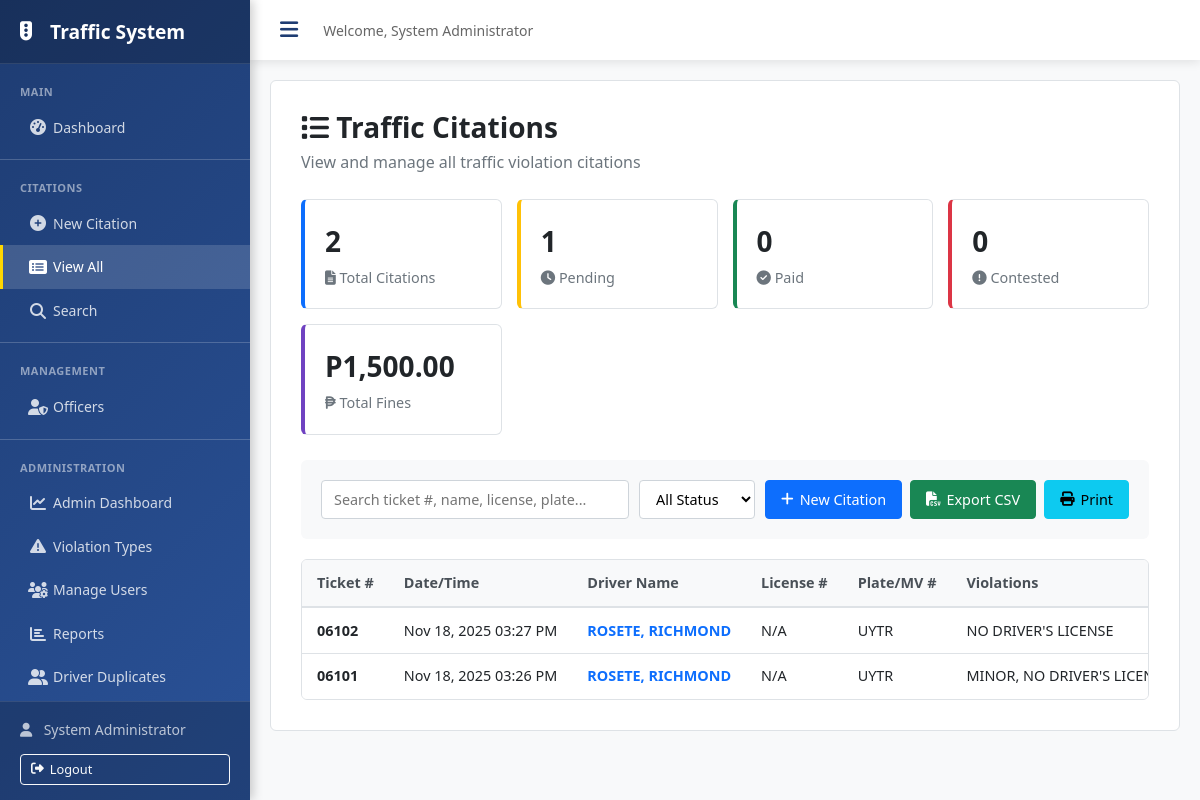
The app's page /public/citations.php (signed in) with its own data.
### tables this page shows
CREATE TABLE `citations` (
  `citation_id` int(11) NOT NULL AUTO_INCREMENT,
  `ticket_number` varchar(50) NOT NULL,
  `driver_id` int(11) DEFAULT NULL,
  `last_name` varchar(100) NOT NULL,
  `first_name` varchar(100) NOT NULL,
  `middle_initial` varchar(10) DEFAULT NULL,
  `suffix` varchar(20) DEFAULT NULL,
  `date_of_birth` date DEFAULT NULL,
  `age` int(11) DEFAULT NULL,
  `zone` varchar(50) DEFAULT NULL,
  `barangay` varchar(100) NOT NULL,
  `municipality` varchar(100) NOT NULL DEFAULT 'Baggao',
  `province` varchar(100) NOT NULL DEFAULT 'Cagayan',
  `license_number` varchar(50) DEFAULT NULL,
  `license_type` varchar(50) DEFAULT NULL,
  `plate_mv_engine_chassis_no` varchar(100) NOT NULL,
  `vehicle_description` text DEFAULT NULL,
  `apprehension_datetime` datetime NOT NULL,
  `place_of_apprehension` varchar(255) NOT NULL,
  `apprehension_officer` varchar(255) NOT NULL,
  `remarks` text DEFAULT NULL,
  `status` enum('pending','paid','contested','dismissed','void') NOT NULL DEFAULT 'pending',
  `payment_date` datetime DEFAULT NULL,
  `total_fine` decimal(10,2) DEFAULT 0.00,
  `created_at` datetime NOT NULL DEFAULT current_timestamp(),
  `updated_at` datetime DEFAULT NULL ON UPDATE current_timestamp(),
  `created_by` int(11) DEFAULT NULL,
  PRIMARY KEY (`citation_id`),
  UNIQUE KEY `ticket_number` (`ticket_number`),
  KEY `created_by` (`created_by`),
  KEY `idx_ticket` (`ticket_number`),
  KEY `idx_driver` (`driver_id`),
  KEY `idx_datetime` (`apprehension_datetime`),
  KEY `idx_status` (`status`),
  KEY `idx_created` (`created_at`),
  KEY `idx_date_status` (`apprehension_datetime`,`status`),
  CONSTRAINT `citations_ibfk_1` FOREIGN KEY (`driver_id`) REFERENCES `drivers` (`driver_id`) ON DELETE SET NULL,
  CONSTRAINT `citations_ibfk_2` FOREIGN KEY (`created_by`) REFERENCES `users` (`user_id`) ON DELETE SET NULL
);

### includes/config.php (called while the page is built, shortened)
<?php
function getPDO() {
    static $pdo = null;
    if ($pdo === null) {
        try {
            $dsn = "mysql:host=" . DB_HOST . ";dbname=" . DB_NAME . ";charset=" . DB_CHARSET;
            $pdo = new PDO($dsn, DB_USER, DB_PASS, [
                PDO::ATTR_ERRMODE => PDO::ERRMODE_EXCEPTION,
                PDO::ATTR_DEFAULT_FETCH_MODE => PDO::FETCH_ASSOC,
                PDO::ATTR_EMULATE_PREPARES => false,
                PDO::MYSQL_ATTR_INIT_COMMAND => "SET NAMES utf8mb4 COLLATE utf8mb4_unicode_ci"
            ]);
        } catch (PDOException $e) {
            error_log("Database connection failed: " . $e->getMessage());
            return null;
        }
    }
    return $pdo;
}
?>

### services/CitationService.php (called while the page is built, shortened)
<?php
class CitationService {
    private $conn;
    public function __construct($pdo = null) {
        if ($pdo === null) {
            $this->conn = new PDO(
                "mysql:host=" . DB_HOST . ";dbname=" . DB_NAME,
                DB_USER,
                DB_PASS
            );
            $this->conn->setAttribute(PDO::ATTR_ERRMODE, PDO::ERRMODE_EXCEPTION);
        } else {
            $this->conn = $pdo;
        }
    }
    public function getStatistics() {
        $stats = [
            'total' => 0,
            'pending' => 0,
            'paid' => 0,
            'contested' => 0,
            'total_fines' => 0
        ];
        try {
            $stmt = $this->conn->query("SELECT COUNT(*) as count FROM citations");
            $stats['total'] = $stmt->fetch(PDO::FETCH_ASSOC)['count'] ?? 0;
            $stmt = $this->conn->query("SELECT COUNT(*) as count FROM citations WHERE status = 'pending'");
            $stats['pending'] = $stmt->fetch(PDO::FETCH_ASSOC)['count'] ?? 0;
            $stmt = $this->conn->query("SELECT COUNT(*) as count FROM citations WHERE status = 'paid'");
            $stats['paid'] = $stmt->fetch(PDO::FETCH_ASSOC)['count'] ?? 0;
            $stmt = $this->conn->query("SELECT COUNT(*) as count FROM citations WHERE status = 'contested'");
            $stats['contested'] = $stmt->fetch(PDO::FETCH_ASSOC)['count'] ?? 0;
            $stmt = $this->conn->query("SELECT SUM(total_fine) as total FROM citations");
            $stats['total_fines'] = $stmt->fetch(PDO::FETCH_ASSOC)['total'] ?? 0;
        } catch (PDOException $e) {
            error_log("Error fetching statistics: " . $e->getMessage());
        }
        return $stats;
    }
    public function getCitations($page = 1, $per_page = 15, $search = '', $status_filter = '') {
        $offset = ($page - 1) * $per_page;
        $where_clauses = [];
        $params = [];
        $where_sql = !empty($where_clauses) ? "WHERE " . implode(" AND ", $where_clauses) : "";
        try {
            $sql = "SELECT c.*,
                    GROUP_CONCAT(DISTINCT vt.violation_type SEPARATOR ', ') as violations,
                    cv.vehicle_type
                    FROM citations c
                    LEFT JOIN violations v ON c.citation_id = v.citation_id
                    LEFT JOIN violation_types vt ON v.violation_type_id = vt.violation_type_id
                    LEFT JOIN citation_vehicles cv ON c.citation_id = cv.citation_id
                    $where_sql
                    GROUP BY c.citation_id
                    ORDER BY c.created_at DESC
                    LIMIT $per_page OFFSET $offset";
            $stmt = $this->conn->prepare($sql);
            $stmt->execute($params);
            return $stmt->fetchAll(PDO::FETCH_ASSOC);
        } catch (PDOException $e) {
            error_log("Error fetching citations: " . $e->getMessage());
            return [];
        }
    }
    public function closeConnection() {
        $this->conn = null;
    }
}

### templates/citations-list-content.php (the view, shortened to what this page needs)
<div class="main-card">
    <div class="page-header">
        <h1 class="page-title"><i class="fas fa-list"></i> Traffic Citations</h1>
        <p class="page-subtitle">View and manage all traffic violation citations</p>
    </div>
    <div class="stats-grid">
        <div class="stat-card blue">
            <div class="stat-number"><?php echo number_format($stats['total']); ?></div>
            <div class="stat-label"><i class="fas fa-file-alt"></i> Total Citations</div>
        </div>
        <div class="stat-card yellow">
            <div class="stat-number"><?php echo number_format($stats['pending']); ?></div>
            <div class="stat-label"><i class="fas fa-clock"></i> Pending</div>
        </div>
        <div class="stat-card green">
            <div class="stat-number"><?php echo number_format($stats['paid']); ?></div>
            <div class="stat-label"><i class="fas fa-check-circle"></i> Paid</div>
        </div>
        <div class="stat-card red">
            <div class="stat-number"><?php echo number_format($stats['contested']); ?></div>
            <div class="stat-label"><i class="fas fa-exclamation-circle"></i> Contested</div>
        </div>
        <div class="stat-card purple">
            <div class="stat-number">P<?php echo number_format($stats['total_fines'], 2); ?></div>
            <div class="stat-label"><i class="fas fa-peso-sign"></i> Total Fines</div>
        </div>
    </div>
    <div class="action-section">
        <div class="search-box">
            <form method="GET" action="" id="searchForm">
                <input type="text" name="search" placeholder="Search ticket #, name, license, plate..."
                       value="<?php echo htmlspecialchars($search); ?>">
            </form>
        </div>
        <div class="filter-box">
            <select name="status" id="statusFilter" onchange="filterByStatus(this.value)">
                <option value="">All Status</option>
            </select>
        </div>
        <div class="action-buttons">
            <a href="index2.php" class="btn btn-primary">
                <i class="fas fa-plus"></i> New Citation
            </a>
            <button type="button" class="btn btn-success" onclick="exportCSV()">
                <i class="fas fa-file-csv"></i> Export CSV
            </button>
            <button type="button" class="btn btn-info" onclick="window.print()">
                <i class="fas fa-print"></i> Print
            </button>
        </div>
    </div>
    <div class="table-container">
        <?php if (empty($citations)): ?>
            <div class="empty-state">
                <i class="fas fa-folder-open"></i>
                <h5>No citations found</h5>
                <p>No records match your search criteria.</p>
                <a href="index2.php" class="btn btn-primary mt-3">
                    <i class="fas fa-plus"></i> Create First Citation
                </a>
            </div>
        <?php else: ?>
            <table>
                <thead>
                    <tr>
                        <th>Ticket #</th>
                        <th>Date/Time</th>
                        <th>Driver Name</th>
                        <th>License #</th>
                        <th>Plate/MV #</th>
                        <th>Violations</th>
                    </tr>
                </thead>
                <tbody>
                    <?php foreach ($citations as $citation): ?>
                        <tr>
                            <td><strong><?php echo htmlspecialchars($citation['ticket_number']); ?></strong></td>
                            <td><?php echo date('M d, Y h:i A', strtotime($citation['apprehension_datetime'])); ?></td>
                            <td>
                                <a href="#" class="text-decoration-none text-primary fw-bold" onclick="quickInfo(<?php echo $citation['citation_id']; ?>); return false;" title="Click for quick info">
                                <?php
                                $name = $citation['last_name'] . ', ' . $citation['first_name'];
                                echo htmlspecialchars($name);
                                ?>
                                </a>
                            </td>
                            <td><?php echo htmlspecialchars($citation['license_number'] ?: 'N/A'); ?></td>
                            <td><?php echo htmlspecialchars($citation['plate_mv_engine_chassis_no']); ?></td>
                            <td>
                                <?php
                                $violations = $citation['violations'] ?? 'N/A';
                                echo htmlspecialchars($violations);
                                ?>
                            </td>
                        </tr>
                    <?php endforeach; ?>
                </tbody>
            </table>
        <?php endif; ?>
    </div>
</div>

### assets/css/citation-list.css (style rules this page uses)
* { margin: 0; padding: 0; box-sizing: border-box; }
body { font-family: 'Segoe UI', Tahoma, Geneva, Verdana, sans-serif; background: #f5f5f5; color: #212529; font-size: 16px; line-height: 1.5; }
.main-card { background: #ffffff; border-radius: 6px; padding: clamp(20px, 4vw, 30px); border: 1px solid #dee2e6; }
.page-header { margin-bottom: 25px; }
.page-title { font-size: clamp(1.5rem, 4vw, 1.75rem); font-weight: 600; color: #212529; margin-bottom: 5px; }
.page-subtitle { font-size: clamp(0.95rem, 2.5vw, 1rem); color: #6c757d; }
.stats-grid { display: grid; grid-template-columns: repeat(auto-fit, minmax(180px, 1fr)); gap: 15px; margin-bottom: 25px; }
.stat-card { background: #ffffff; border: 1px solid #dee2e6; border-radius: 6px; padding: clamp(15px, 3vw, 20px); border-left: 4px solid; transition: box-shadow 0.2s; }
.stat-card.blue { border-left-color: #0d6efd; }
.stat-card.yellow { border-left-color: #ffc107; }
.stat-card.green { border-left-color: #198754; }
.stat-card.red { border-left-color: #dc3545; }
.stat-card.purple { border-left-color: #6f42c1; }
.stat-number { font-size: clamp(1.5rem, 4vw, 1.75rem); font-weight: 600; color: #212529; margin-bottom: 5px; }
.stat-label { font-size: clamp(0.85rem, 2.3vw, 0.9rem); color: #6c757d; }
.action-section { background: #f8f9fa; border-radius: 6px; padding: clamp(15px, 3vw, 20px); margin-bottom: 20px; display: flex; flex-wrap: wrap; gap: 10px; align-items: center; justify-content: space-between; }
.search-box { flex: 1; min-width: 250px; max-width: 400px; }
.search-box input { width: 100%; padding: 8px 12px; border: 1px solid #ced4da; border-radius: 4px; font-size: clamp(0.85rem, 2.3vw, 0.9rem); }
.filter-box select { padding: 8px 12px; border: 1px solid #ced4da; border-radius: 4px; font-size: clamp(0.85rem, 2.3vw, 0.9rem); background: white; }
.action-buttons { display: flex; gap: 8px; flex-wrap: wrap; }
.btn { padding: 8px 15px; border-radius: 4px; font-size: clamp(0.85rem, 2.3vw, 0.9rem); font-weight: 500; border: 1px solid; transition: all 0.2s; text-decoration: none; display: inline-flex; align-items: center; gap: 6px; }
.btn-primary { background: #0d6efd; border-color: #0d6efd; color: white; }
.btn-success { background: #198754; border-color: #198754; color: white; }
.btn-info { background: #0dcaf0; border-color: #0dcaf0; color: #000; }
.table-container { border: 1px solid #dee2e6; border-radius: 6px; overflow-x: auto; background: white; }
table { width: 100%; border-collapse: collapse; }
thead { background: #f8f9fa; }
th { padding: 12px 15px; text-align: left; font-weight: 600; font-size: clamp(0.875rem, 2.3vw, 0.9rem); color: #495057; border-bottom: 2px solid #dee2e6; white-space: nowrap; }
td { padding: 10px 15px; font-size: clamp(0.875rem, 2.3vw, 0.9rem); color: #212529; border-bottom: 1px solid #dee2e6; }
tr:last-child td { border-bottom: none; }
.table-container { overflow-x: auto; overflow-y: visible; }
.table-container table { overflow: visible; min-width: 1000px; }
tbody td { white-space: nowrap; }

### public/sidebar.php (style rules this page uses)
:root { --sidebar-width: 250px; --sidebar-collapsed-width: 70px; }

### records on screen
citations: ticket_number "06102", apprehension_datetime "Nov 18, 2025 03:27 PM", name "ROSETE, RICHMOND", license_number "N/A", plate_mv_engine_chassis_no "UYTR", violations "NO DRIVER'S LICENSE"
citations: ticket_number "06101", apprehension_datetime "Nov 18, 2025 03:26 PM", name "ROSETE, RICHMOND", license_number "N/A", plate_mv_engine_chassis_no "UYTR", violations "MINOR, NO DRIVER'S…"

### other values on screen
$_SESSION['full_name'] "System Administrator"
$stats['total'] "2"
$stats['pending'] "1"
$stats['paid'] "0"
$stats['contested'] "0"
$stats['total_fines'] "1,500.00"
